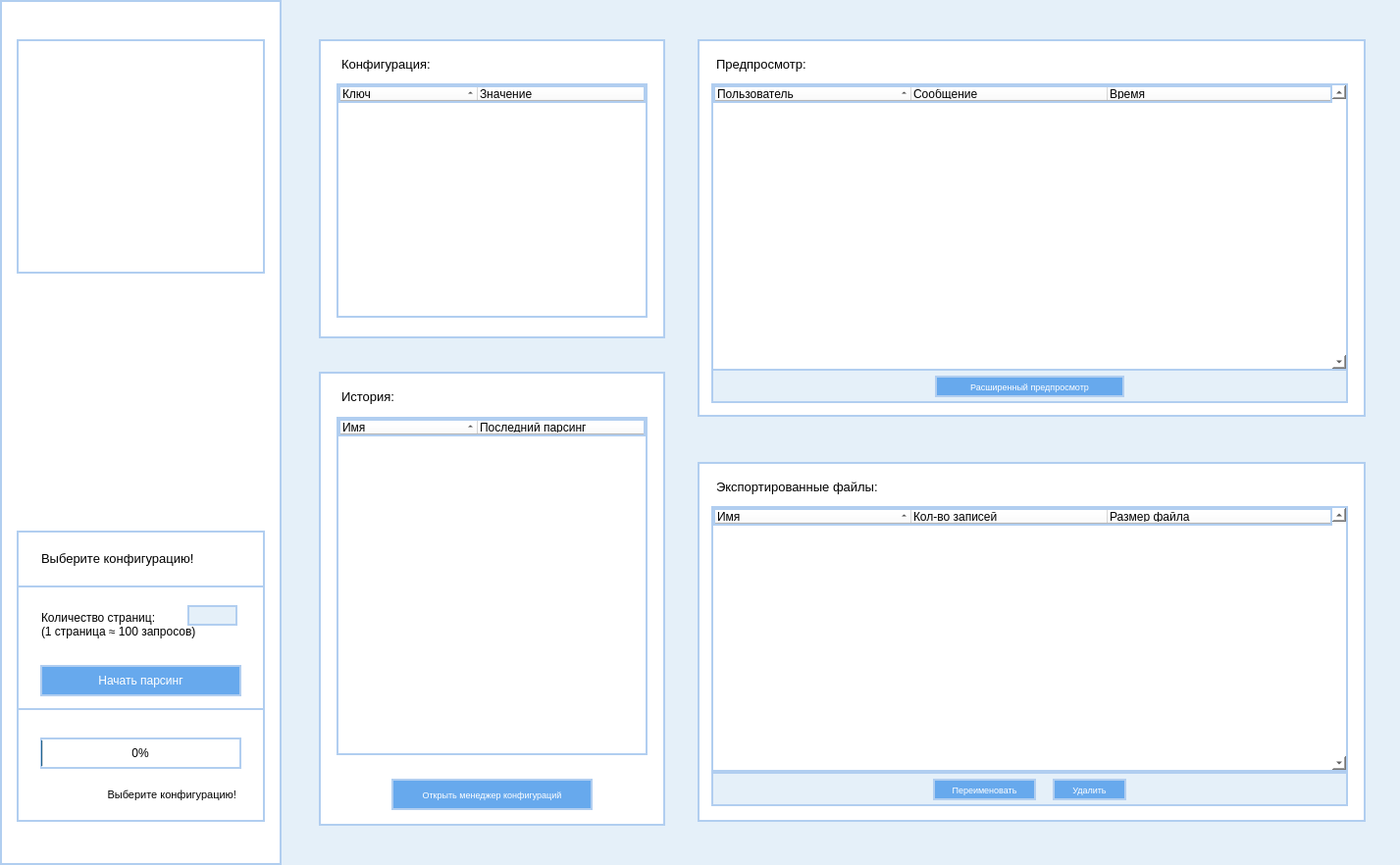
<?xml version="1.0" encoding="UTF-8"?>
<ui version="4.0">
 <class>MainWindow</class>
 <widget class="QMainWindow" name="MainWindow">
  <property name="geometry">
   <rect>
    <x>0</x>
    <y>0</y>
    <width>1427</width>
    <height>882</height>
   </rect>
  </property>
  <property name="sizePolicy">
   <sizepolicy hsizetype="Fixed" vsizetype="Fixed">
    <horstretch>0</horstretch>
    <verstretch>0</verstretch>
   </sizepolicy>
  </property>
  <property name="minimumSize">
   <size>
    <width>1427</width>
    <height>882</height>
   </size>
  </property>
  <property name="maximumSize">
   <size>
    <width>1427</width>
    <height>882</height>
   </size>
  </property>
  <property name="palette">
   <palette>
    <active>
     <colorrole role="Button">
      <brush brushstyle="SolidPattern">
       <color alpha="255">
        <red>229</red>
        <green>240</green>
        <blue>249</blue>
       </color>
      </brush>
     </colorrole>
     <colorrole role="Base">
      <brush brushstyle="SolidPattern">
       <color alpha="255">
        <red>229</red>
        <green>240</green>
        <blue>249</blue>
       </color>
      </brush>
     </colorrole>
     <colorrole role="Window">
      <brush brushstyle="SolidPattern">
       <color alpha="255">
        <red>229</red>
        <green>240</green>
        <blue>249</blue>
       </color>
      </brush>
     </colorrole>
    </active>
    <inactive>
     <colorrole role="Button">
      <brush brushstyle="SolidPattern">
       <color alpha="255">
        <red>229</red>
        <green>240</green>
        <blue>249</blue>
       </color>
      </brush>
     </colorrole>
     <colorrole role="Base">
      <brush brushstyle="SolidPattern">
       <color alpha="255">
        <red>229</red>
        <green>240</green>
        <blue>249</blue>
       </color>
      </brush>
     </colorrole>
     <colorrole role="Window">
      <brush brushstyle="SolidPattern">
       <color alpha="255">
        <red>229</red>
        <green>240</green>
        <blue>249</blue>
       </color>
      </brush>
     </colorrole>
    </inactive>
    <disabled>
     <colorrole role="Button">
      <brush brushstyle="SolidPattern">
       <color alpha="255">
        <red>229</red>
        <green>240</green>
        <blue>249</blue>
       </color>
      </brush>
     </colorrole>
     <colorrole role="Base">
      <brush brushstyle="SolidPattern">
       <color alpha="255">
        <red>229</red>
        <green>240</green>
        <blue>249</blue>
       </color>
      </brush>
     </colorrole>
     <colorrole role="Window">
      <brush brushstyle="SolidPattern">
       <color alpha="255">
        <red>229</red>
        <green>240</green>
        <blue>249</blue>
       </color>
      </brush>
     </colorrole>
    </disabled>
   </palette>
  </property>
  <property name="windowTitle">
   <string>MainWindow</string>
  </property>
  <property name="autoFillBackground">
   <bool>false</bool>
  </property>
  <property name="styleSheet">
   <string notr="true">background-color: rgb(229, 240, 249);</string>
  </property>
  <widget class="QWidget" name="centralwidget">
   <widget class="QFrame" name="menu">
    <property name="geometry">
     <rect>
      <x>0</x>
      <y>0</y>
      <width>287</width>
      <height>882</height>
     </rect>
    </property>
    <property name="palette">
     <palette>
      <active>
       <colorrole role="Button">
        <brush brushstyle="SolidPattern">
         <color alpha="255">
          <red>255</red>
          <green>255</green>
          <blue>255</blue>
         </color>
        </brush>
       </colorrole>
       <colorrole role="Light">
        <brush brushstyle="SolidPattern">
         <color alpha="255">
          <red>255</red>
          <green>20</green>
          <blue>252</blue>
         </color>
        </brush>
       </colorrole>
       <colorrole role="Base">
        <brush brushstyle="SolidPattern">
         <color alpha="255">
          <red>255</red>
          <green>255</green>
          <blue>255</blue>
         </color>
        </brush>
       </colorrole>
       <colorrole role="Window">
        <brush brushstyle="SolidPattern">
         <color alpha="255">
          <red>255</red>
          <green>255</green>
          <blue>255</blue>
         </color>
        </brush>
       </colorrole>
      </active>
      <inactive>
       <colorrole role="Button">
        <brush brushstyle="SolidPattern">
         <color alpha="255">
          <red>255</red>
          <green>255</green>
          <blue>255</blue>
         </color>
        </brush>
       </colorrole>
       <colorrole role="Light">
        <brush brushstyle="SolidPattern">
         <color alpha="255">
          <red>255</red>
          <green>20</green>
          <blue>252</blue>
         </color>
        </brush>
       </colorrole>
       <colorrole role="Base">
        <brush brushstyle="SolidPattern">
         <color alpha="255">
          <red>255</red>
          <green>255</green>
          <blue>255</blue>
         </color>
        </brush>
       </colorrole>
       <colorrole role="Window">
        <brush brushstyle="SolidPattern">
         <color alpha="255">
          <red>255</red>
          <green>255</green>
          <blue>255</blue>
         </color>
        </brush>
       </colorrole>
      </inactive>
      <disabled>
       <colorrole role="Button">
        <brush brushstyle="SolidPattern">
         <color alpha="255">
          <red>255</red>
          <green>255</green>
          <blue>255</blue>
         </color>
        </brush>
       </colorrole>
       <colorrole role="Light">
        <brush brushstyle="SolidPattern">
         <color alpha="255">
          <red>255</red>
          <green>20</green>
          <blue>252</blue>
         </color>
        </brush>
       </colorrole>
       <colorrole role="Base">
        <brush brushstyle="SolidPattern">
         <color alpha="255">
          <red>255</red>
          <green>255</green>
          <blue>255</blue>
         </color>
        </brush>
       </colorrole>
       <colorrole role="Window">
        <brush brushstyle="SolidPattern">
         <color alpha="255">
          <red>255</red>
          <green>255</green>
          <blue>255</blue>
         </color>
        </brush>
       </colorrole>
      </disabled>
     </palette>
    </property>
    <property name="autoFillBackground">
     <bool>false</bool>
    </property>
    <property name="styleSheet">
     <string notr="true">background-color: rgb(255, 255, 255);
border: 2px solid rgb(177, 206, 240);</string>
    </property>
    <property name="frameShape">
     <enum>QFrame::StyledPanel</enum>
    </property>
    <property name="frameShadow">
     <enum>QFrame::Raised</enum>
    </property>
    <widget class="QFrame" name="menubase">
     <property name="geometry">
      <rect>
       <x>17</x>
       <y>541</y>
       <width>253</width>
       <height>297</height>
      </rect>
     </property>
     <property name="autoFillBackground">
      <bool>false</bool>
     </property>
     <property name="styleSheet">
      <string notr="true">border: 2px solid rgb(177, 206, 240);</string>
     </property>
     <property name="frameShape">
      <enum>QFrame::StyledPanel</enum>
     </property>
     <property name="frameShadow">
      <enum>QFrame::Raised</enum>
     </property>
     <widget class="QFrame" name="guidefrm">
      <property name="geometry">
       <rect>
        <x>0</x>
        <y>0</y>
        <width>253</width>
        <height>58</height>
       </rect>
      </property>
      <property name="frameShape">
       <enum>QFrame::StyledPanel</enum>
      </property>
      <property name="frameShadow">
       <enum>QFrame::Raised</enum>
      </property>
      <widget class="QLabel" name="guidelbl">
       <property name="geometry">
        <rect>
         <x>20</x>
         <y>15</y>
         <width>228</width>
         <height>27</height>
        </rect>
       </property>
       <property name="font">
        <font>
         <family>Segoe UI</family>
         <pointsize>10</pointsize>
        </font>
       </property>
       <property name="styleSheet">
        <string notr="true">border-color: rgb(255, 255, 255);</string>
       </property>
       <property name="text">
        <string>Выберите конфигурацию!</string>
       </property>
      </widget>
     </widget>
     <widget class="QPushButton" name="startBtn">
      <property name="geometry">
       <rect>
        <x>24</x>
        <y>137</y>
        <width>205</width>
        <height>32</height>
       </rect>
      </property>
      <property name="font">
       <font>
        <family>Segoe UI</family>
        <pointsize>9</pointsize>
       </font>
      </property>
      <property name="styleSheet">
       <string notr="true">background-color: rgb(103, 169, 237);
color: rgb(255, 255, 255)</string>
      </property>
      <property name="text">
       <string>Начать парсинг</string>
      </property>
     </widget>
     <widget class="QLabel" name="label_5">
      <property name="geometry">
       <rect>
        <x>20</x>
        <y>70</y>
        <width>211</width>
        <height>51</height>
       </rect>
      </property>
      <property name="font">
       <font>
        <family>Segoe UI</family>
        <pointsize>9</pointsize>
       </font>
      </property>
      <property name="styleSheet">
       <string notr="true">border-color: rgb(255, 255, 255);</string>
      </property>
      <property name="text">
       <string>Количество страниц:
(1 страница ≈ 100 запросов)</string>
      </property>
     </widget>
     <widget class="QLineEdit" name="lineEdit">
      <property name="geometry">
       <rect>
        <x>174</x>
        <y>76</y>
        <width>51</width>
        <height>21</height>
       </rect>
      </property>
      <property name="styleSheet">
       <string notr="true">background-color: rgb(229, 240, 249);</string>
      </property>
     </widget>
     <widget class="QFrame" name="guidefrm_2">
      <property name="geometry">
       <rect>
        <x>0</x>
        <y>181</y>
        <width>253</width>
        <height>116</height>
       </rect>
      </property>
      <property name="frameShape">
       <enum>QFrame::StyledPanel</enum>
      </property>
      <property name="frameShadow">
       <enum>QFrame::Raised</enum>
      </property>
      <widget class="QLabel" name="progresslbl">
       <property name="geometry">
        <rect>
         <x>24</x>
         <y>75</y>
         <width>205</width>
         <height>27</height>
        </rect>
       </property>
       <property name="font">
        <font>
         <family>Segoe UI</family>
         <pointsize>8</pointsize>
        </font>
       </property>
       <property name="styleSheet">
        <string notr="true">border-color: rgb(255, 255, 255);</string>
       </property>
       <property name="text">
        <string>Выберите конфигурацию!</string>
       </property>
       <property name="alignment">
        <set>Qt::AlignRight|Qt::AlignTrailing|Qt::AlignVCenter</set>
       </property>
      </widget>
      <widget class="QProgressBar" name="progressBar">
       <property name="geometry">
        <rect>
         <x>24</x>
         <y>30</y>
         <width>205</width>
         <height>32</height>
        </rect>
       </property>
       <property name="value">
        <number>0</number>
       </property>
       <property name="alignment">
        <set>Qt::AlignCenter</set>
       </property>
      </widget>
     </widget>
    </widget>
    <widget class="QLabel" name="label_6">
     <property name="geometry">
      <rect>
       <x>17</x>
       <y>40</y>
       <width>253</width>
       <height>239</height>
      </rect>
     </property>
     <property name="text">
      <string/>
     </property>
     <property name="pixmap">
      <pixmap>../ico/badge.png</pixmap>
     </property>
     <property name="scaledContents">
      <bool>true</bool>
     </property>
     <property name="wordWrap">
      <bool>false</bool>
     </property>
    </widget>
   </widget>
   <widget class="QFrame" name="configfrm">
    <property name="geometry">
     <rect>
      <x>325</x>
      <y>40</y>
      <width>353</width>
      <height>305</height>
     </rect>
    </property>
    <property name="styleSheet">
     <string notr="true">background-color: rgb(255, 255, 255);
border: 2px solid rgb(177, 206, 240);</string>
    </property>
    <property name="frameShape">
     <enum>QFrame::StyledPanel</enum>
    </property>
    <property name="frameShadow">
     <enum>QFrame::Raised</enum>
    </property>
    <widget class="QTreeWidget" name="configshow">
     <property name="geometry">
      <rect>
       <x>18</x>
       <y>45</y>
       <width>317</width>
       <height>239</height>
      </rect>
     </property>
     <property name="sortingEnabled">
      <bool>true</bool>
     </property>
     <attribute name="headerMinimumSectionSize">
      <number>90</number>
     </attribute>
     <attribute name="headerDefaultSectionSize">
      <number>140</number>
     </attribute>
     <column>
      <property name="text">
       <string>Ключ</string>
      </property>
     </column>
     <column>
      <property name="text">
       <string>Значение</string>
      </property>
     </column>
    </widget>
    <widget class="QLabel" name="label_3">
     <property name="geometry">
      <rect>
       <x>18</x>
       <y>10</y>
       <width>161</width>
       <height>31</height>
      </rect>
     </property>
     <property name="font">
      <font>
       <family>Segoe UI</family>
       <pointsize>10</pointsize>
      </font>
     </property>
     <property name="styleSheet">
      <string notr="true">border-color: rgb(255, 255, 255);</string>
     </property>
     <property name="text">
      <string>Конфигурация:</string>
     </property>
    </widget>
   </widget>
   <widget class="QFrame" name="exportfrm">
    <property name="geometry">
     <rect>
      <x>711</x>
      <y>471</y>
      <width>681</width>
      <height>367</height>
     </rect>
    </property>
    <property name="styleSheet">
     <string notr="true">background-color: rgb(255, 255, 255);
border: 2px solid rgb(177, 206, 240);</string>
    </property>
    <property name="frameShape">
     <enum>QFrame::StyledPanel</enum>
    </property>
    <property name="frameShadow">
     <enum>QFrame::Raised</enum>
    </property>
    <widget class="QFrame" name="buttonfrm">
     <property name="geometry">
      <rect>
       <x>14</x>
       <y>316</y>
       <width>649</width>
       <height>35</height>
      </rect>
     </property>
     <property name="styleSheet">
      <string notr="true">background-color: rgb(229, 240, 249);</string>
     </property>
     <property name="frameShape">
      <enum>QFrame::StyledPanel</enum>
     </property>
     <property name="frameShadow">
      <enum>QFrame::Raised</enum>
     </property>
     <widget class="QPushButton" name="renameBtn">
      <property name="geometry">
       <rect>
        <x>226</x>
        <y>7</y>
        <width>105</width>
        <height>22</height>
       </rect>
      </property>
      <property name="font">
       <font>
        <family>Segoe UI</family>
        <pointsize>7</pointsize>
       </font>
      </property>
      <property name="styleSheet">
       <string notr="true">background-color: rgb(103, 169, 237);
color: rgb(255, 255, 255)</string>
      </property>
      <property name="text">
       <string>Переименовать</string>
      </property>
     </widget>
     <widget class="QPushButton" name="deleteBtn">
      <property name="geometry">
       <rect>
        <x>348</x>
        <y>7</y>
        <width>75</width>
        <height>22</height>
       </rect>
      </property>
      <property name="font">
       <font>
        <family>Segoe UI</family>
        <pointsize>7</pointsize>
       </font>
      </property>
      <property name="styleSheet">
       <string notr="true">background-color: rgb(103, 169, 237);
color: rgb(255, 255, 255)</string>
      </property>
      <property name="text">
       <string>Удалить</string>
      </property>
     </widget>
    </widget>
    <widget class="QLabel" name="label">
     <property name="geometry">
      <rect>
       <x>14</x>
       <y>10</y>
       <width>351</width>
       <height>31</height>
      </rect>
     </property>
     <property name="font">
      <font>
       <family>Segoe UI</family>
       <pointsize>10</pointsize>
      </font>
     </property>
     <property name="styleSheet">
      <string notr="true">border-color: rgb(255, 255, 255);</string>
     </property>
     <property name="text">
      <string>Экспортированные файлы:</string>
     </property>
    </widget>
    <widget class="QTreeWidget" name="exportbox">
     <property name="geometry">
      <rect>
       <x>14</x>
       <y>45</y>
       <width>649</width>
       <height>271</height>
      </rect>
     </property>
     <property name="verticalScrollBarPolicy">
      <enum>Qt::ScrollBarAlwaysOn</enum>
     </property>
     <property name="dragEnabled">
      <bool>true</bool>
     </property>
     <property name="indentation">
      <number>25</number>
     </property>
     <property name="sortingEnabled">
      <bool>true</bool>
     </property>
     <attribute name="headerVisible">
      <bool>true</bool>
     </attribute>
     <attribute name="headerCascadingSectionResizes">
      <bool>false</bool>
     </attribute>
     <attribute name="headerMinimumSectionSize">
      <number>150</number>
     </attribute>
     <attribute name="headerDefaultSectionSize">
      <number>200</number>
     </attribute>
     <column>
      <property name="text">
       <string>Имя</string>
      </property>
     </column>
     <column>
      <property name="text">
       <string>Кол-во записей</string>
      </property>
     </column>
     <column>
      <property name="text">
       <string>Размер файла</string>
      </property>
     </column>
    </widget>
   </widget>
   <widget class="QFrame" name="configFullListfrm">
    <property name="geometry">
     <rect>
      <x>325</x>
      <y>379</y>
      <width>353</width>
      <height>463</height>
     </rect>
    </property>
    <property name="styleSheet">
     <string notr="true">background-color: rgb(255, 255, 255);
border: 2px solid rgb(177, 206, 240);
</string>
    </property>
    <property name="frameShape">
     <enum>QFrame::StyledPanel</enum>
    </property>
    <property name="frameShadow">
     <enum>QFrame::Raised</enum>
    </property>
    <widget class="QTreeWidget" name="configFullListbox">
     <property name="geometry">
      <rect>
       <x>18</x>
       <y>46</y>
       <width>317</width>
       <height>345</height>
      </rect>
     </property>
     <property name="sortingEnabled">
      <bool>true</bool>
     </property>
     <attribute name="headerMinimumSectionSize">
      <number>90</number>
     </attribute>
     <attribute name="headerDefaultSectionSize">
      <number>140</number>
     </attribute>
     <column>
      <property name="text">
       <string>Имя</string>
      </property>
     </column>
     <column>
      <property name="text">
       <string>Последний парсинг</string>
      </property>
     </column>
    </widget>
    <widget class="QLabel" name="label_4">
     <property name="geometry">
      <rect>
       <x>18</x>
       <y>10</y>
       <width>231</width>
       <height>31</height>
      </rect>
     </property>
     <property name="font">
      <font>
       <family>Segoe UI</family>
       <pointsize>10</pointsize>
      </font>
     </property>
     <property name="styleSheet">
      <string notr="true">border-color: rgb(255, 255, 255);</string>
     </property>
     <property name="text">
      <string>История:</string>
     </property>
    </widget>
    <widget class="QPushButton" name="managerBtn">
     <property name="geometry">
      <rect>
       <x>74</x>
       <y>415</y>
       <width>205</width>
       <height>32</height>
      </rect>
     </property>
     <property name="font">
      <font>
       <family>Segoe UI</family>
       <pointsize>7</pointsize>
      </font>
     </property>
     <property name="styleSheet">
      <string notr="true">background-color: rgb(103, 169, 237);
color: rgb(255, 255, 255)</string>
     </property>
     <property name="text">
      <string>Открыть менеджер конфигураций</string>
     </property>
    </widget>
   </widget>
   <widget class="QFrame" name="previewfrm">
    <property name="geometry">
     <rect>
      <x>711</x>
      <y>40</y>
      <width>681</width>
      <height>385</height>
     </rect>
    </property>
    <property name="styleSheet">
     <string notr="true">background-color: rgb(255, 255, 255);
border: 2px solid rgb(177, 206, 240);
</string>
    </property>
    <property name="frameShape">
     <enum>QFrame::StyledPanel</enum>
    </property>
    <property name="frameShadow">
     <enum>QFrame::Raised</enum>
    </property>
    <widget class="QLabel" name="label_2">
     <property name="geometry">
      <rect>
       <x>14</x>
       <y>10</y>
       <width>171</width>
       <height>31</height>
      </rect>
     </property>
     <property name="font">
      <font>
       <family>Segoe UI</family>
       <pointsize>10</pointsize>
      </font>
     </property>
     <property name="styleSheet">
      <string notr="true">border-color: rgb(255, 255, 255);
</string>
     </property>
     <property name="text">
      <string>Предпросмотр:</string>
     </property>
    </widget>
    <widget class="QFrame" name="frame">
     <property name="geometry">
      <rect>
       <x>14</x>
       <y>336</y>
       <width>649</width>
       <height>35</height>
      </rect>
     </property>
     <property name="styleSheet">
      <string notr="true">background-color: rgb(229, 240, 249);</string>
     </property>
     <property name="frameShape">
      <enum>QFrame::StyledPanel</enum>
     </property>
     <property name="frameShadow">
      <enum>QFrame::Raised</enum>
     </property>
     <widget class="QPushButton" name="expandedBtn">
      <property name="geometry">
       <rect>
        <x>228</x>
        <y>7</y>
        <width>193</width>
        <height>22</height>
       </rect>
      </property>
      <property name="font">
       <font>
        <family>Segoe UI</family>
        <pointsize>7</pointsize>
       </font>
      </property>
      <property name="styleSheet">
       <string notr="true">background-color: rgb(103, 169, 237);
color: rgb(255, 255, 255)</string>
      </property>
      <property name="text">
       <string>Расширенный предпросмотр</string>
      </property>
     </widget>
    </widget>
    <widget class="QTreeWidget" name="previewShowbox">
     <property name="geometry">
      <rect>
       <x>14</x>
       <y>45</y>
       <width>649</width>
       <height>293</height>
      </rect>
     </property>
     <property name="verticalScrollBarPolicy">
      <enum>Qt::ScrollBarAlwaysOn</enum>
     </property>
     <property name="dragEnabled">
      <bool>true</bool>
     </property>
     <property name="sortingEnabled">
      <bool>true</bool>
     </property>
     <attribute name="headerMinimumSectionSize">
      <number>150</number>
     </attribute>
     <attribute name="headerDefaultSectionSize">
      <number>200</number>
     </attribute>
     <column>
      <property name="text">
       <string>Пользователь</string>
      </property>
     </column>
     <column>
      <property name="text">
       <string>Сообщение</string>
      </property>
     </column>
     <column>
      <property name="text">
       <string>Время</string>
      </property>
     </column>
    </widget>
   </widget>
  </widget>
 </widget>
 <resources/>
 <connections/>
</ui>
